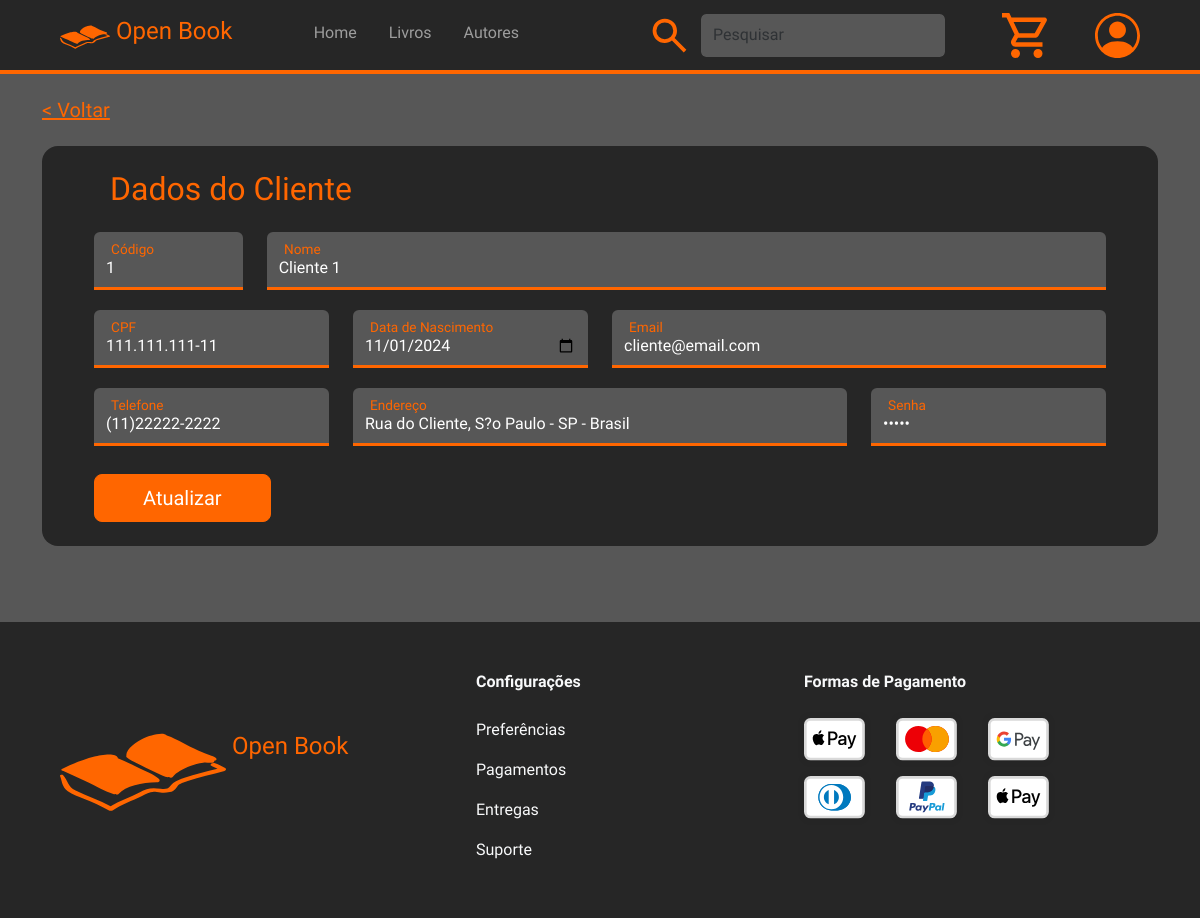
The app's page /views/formClienteUpdDlt.php?acao=upd&codCliente=1 with its own data.
### tables this page shows
CREATE TABLE `cliente` (
  `cod_cliente` int(11) NOT NULL,
  `nome_cliente` varchar(60) NOT NULL,
  `cpf_cliente` varchar(15) NOT NULL,
  `data_nascimento_cliente` date NOT NULL,
  `senha_cliente` varchar(35) NOT NULL
);

CREATE TABLE `emailcliente` (
  `cod_cliente` int(11) DEFAULT NULL,
  `email_cliente` varchar(100) NOT NULL
);

CREATE TABLE `telefonecliente` (
  `cod_cliente` int(11) DEFAULT NULL,
  `telefone_cliente` varchar(20) NOT NULL
);

CREATE TABLE `enderecocliente` (
  `cod_cliente` int(11) DEFAULT NULL,
  `endereco_cliente` varchar(100) NOT NULL
);

### connection/conexao.php (called while the page is built, shortened)
<?php
    class Conexao {
        private $host = "localhost";
        private $usuario = "root";
        private $senha = "";
        private $banco = "db_livraria";
        private $conexao;
        public function __construct() {
            $this->conexao = new mysqli($this->host, $this->usuario, $this->senha, $this->banco);
        }
        public function getConexao() {
            return $this->conexao;
        }
    }
?>

### controllers/clienteController.php (called while the page is built, shortened)
<?php
require_once $_SERVER['DOCUMENT_ROOT'] . '/Projeto_Livraria_Web/src/models/cliente.php';
require_once $_SERVER['DOCUMENT_ROOT'] . '/Projeto_Livraria_Web/src/controllers/emailclienteController.php';
require_once $_SERVER['DOCUMENT_ROOT'] . '/Projeto_Livraria_Web/src/controllers/telefoneclienteController.php';
require_once $_SERVER['DOCUMENT_ROOT'] . '/Projeto_Livraria_Web/src/controllers/enderecoclienteController.php';
class ClienteController {
    private $cliente;
    public function __construct() {
        $this->cliente = new Cliente();
    }
    public function buscarPorId($codCliente){
        return $this->cliente->buscarPorId($codCliente);
    }
}
?>

### models/cliente.php (called while the page is built, shortened)
<?php
require_once $_SERVER['DOCUMENT_ROOT'] . '/Projeto_Livraria_Web/src/connection/conexao.php';
class Cliente {
    private $conexao;
    public function __construct() {
        $this->conexao = new Conexao();
    }
    public function buscarPorId($codCliente) {
        $sql = "SELECT * FROM cliente WHERE cod_cliente = ?";
        $stmt = $this->conexao->getConexao()->prepare($sql);
        $stmt->bind_param('i', $codCliente);
        $stmt->execute();
        $result = $stmt->get_result();
        return $result->fetch_assoc();
    }
}
?>

### controllers/emailclienteController.php (called while the page is built, shortened)
<?php
require_once $_SERVER['DOCUMENT_ROOT'] . '/Projeto_Livraria_Web/src/models/emailcliente.php';
class EmailClienteController {
    private $emailcliente;
    public function __construct() {
        $this->emailcliente = new EmailCliente();
    }
    public function buscarPorId($codCliente){
        return $this->emailcliente->buscarPorId($codCliente);
    }
}
?>

### models/emailcliente.php (called while the page is built, shortened)
<?php
require_once $_SERVER['DOCUMENT_ROOT'] . '/Projeto_Livraria_Web/src/connection/conexao.php';
class EmailCliente {
    private $conexao;
    public function __construct() {
        $this->conexao = new Conexao();
    }
    public function buscarPorId($codCliente) {
        $sql = "SELECT * FROM emailcliente WHERE cod_cliente = ?";
        $stmt = $this->conexao->getConexao()->prepare($sql);
        $stmt->bind_param('i', $codCliente);
        $stmt->execute();
        $result = $stmt->get_result();
        return $result->fetch_assoc();
    }
}
?>

### controllers/telefoneclienteController.php (called while the page is built, shortened)
<?php
require_once $_SERVER['DOCUMENT_ROOT'] . '/Projeto_Livraria_Web/src/models/telefonecliente.php';
class TelefoneClienteController {
    private $telefonecliente;
    public function __construct() {
        $this->telefonecliente = new TelefoneCliente();
    }
    public function buscarPorId($codCliente){
        return $this->telefonecliente->buscarPorId($codCliente);
    }
}
?>

### models/telefonecliente.php (called while the page is built, shortened)
<?php
require_once $_SERVER['DOCUMENT_ROOT'] . '/Projeto_Livraria_Web/src/connection/conexao.php';
class TelefoneCliente {
    private $conexao;
    public function __construct() {
        $this->conexao = new Conexao();
    }
    public function buscarPorId($codCliente) {
        $sql = "SELECT * FROM telefonecliente WHERE cod_cliente = ?";
        $stmt = $this->conexao->getConexao()->prepare($sql);
        $stmt->bind_param('i', $codCliente);
        $stmt->execute();
        $result = $stmt->get_result();
        return $result->fetch_assoc();
    }
}
?>

### controllers/enderecoclienteController.php (called while the page is built, shortened)
<?php
require_once $_SERVER['DOCUMENT_ROOT'] . '/Projeto_Livraria_Web/src/models/enderecocliente.php';
class EnderecoClienteController {
    private $enderecocliente;
    public function __construct() {
        $this->enderecocliente = new EnderecoCliente();
    }
    public function buscarPorId($codCliente){
        return $this->enderecocliente->buscarPorId($codCliente);
    }
}
?>

### models/enderecocliente.php (called while the page is built, shortened)
<?php
require_once $_SERVER['DOCUMENT_ROOT'] . '/Projeto_Livraria_Web/src/connection/conexao.php';
class EnderecoCliente {
    private $conexao;
    public function __construct() {
        $this->conexao = new Conexao();
    }
    public function buscarPorId($codCliente) {
        $sql = "SELECT * FROM enderecocliente WHERE cod_cliente = ?";
        $stmt = $this->conexao->getConexao()->prepare($sql);
        $stmt->bind_param('i', $codCliente);
        $stmt->execute();
        $result = $stmt->get_result();
        return $result->fetch_assoc();
    }
}
?>

### views/formClienteUpdDlt.php (the view, shortened to what this page needs)
<?php
require_once $_SERVER['DOCUMENT_ROOT'] . '/Projeto_Livraria_Web/src/controllers/clienteController.php';
require_once $_SERVER['DOCUMENT_ROOT'] . '/Projeto_Livraria_Web/src/controllers/emailclienteController.php';
require_once $_SERVER['DOCUMENT_ROOT'] . '/Projeto_Livraria_Web/src/controllers/telefoneclienteController.php';
require_once $_SERVER['DOCUMENT_ROOT'] . '/Projeto_Livraria_Web/src/controllers/enderecoclienteController.php';
switch ($_GET['acao']) {
    case "upd":
        $act = "atualizar";
        break;
}
?>
<!DOCTYPE html>
<html lang="en">
<head>
    <link rel="stylesheet" href="../assets/scss/main.css">
    <link rel="stylesheet" href="../assets/scss/mensagemErro.css">
</head>
<body class="background-dark-light">
    <?php require_once '../components/header.php'; ?>
    <div class="container w-100 mx-auto mt-4">
        <h5><a href="javascript:history.back()" class="link-warning">
                < Voltar</a>
        </h5>
        <div class="border-warning bg-dark text-white mx-auto p-4 rounded-4 order-1 order-lg-2 mt-4">
            <?php
            $clienteController = new ClienteController();
            $cliente = $clienteController->buscarPorId($_GET['codCliente']);
            $emailclienteController = new EmailClienteController();
            $emailcliente = $emailclienteController->buscarPorId($_GET['codCliente']);
            $telefoneclienteController = new TelefoneClienteController();
            $telefonecliente = $telefoneclienteController->buscarPorId($_GET['codCliente']);
            $enderecoclienteController = new EnderecoClienteController();
            $enderecocliente = $enderecoclienteController->buscarPorId($_GET['codCliente']);
            ?>
            <form id="clienteForm" method="POST" action="<?php echo "../controllers/clienteController.php?acao=" . $act ?>" class="row row-cols-1 row-cols-md-2 text-start mx-md-3">
                <h2 class="text-warning ms-md-3 mb-4 w-100">Dados do Cliente</h2>
                <div class="col-md-2 form-floating col mb-3">
                    <input type="number" class="form-control text-white background-dark-light border-bottom border-top-0 border-start-0 border-end-0 border-3 rounded-bottom-0 border-warning me-2" id="codigo" name="codigo" placeholder="Código" readonly value="<?php echo $cliente['cod_cliente']; ?>">
                    <label for="codigo" class="text-warning ms-3">Código</label>
                </div>
                <div class="col-md-10 form-floating col mb-3">
                    <input type="text" class="form-control text-white background-dark-light border-bottom border-top-0 border-start-0 border-end-0 border-3 rounded-bottom-0 border-warning me-2" id="nome" name="nome" placeholder="Nome" maxlength="60" required value="<?php echo $cliente['nome_cliente']; ?>">
                    <label for="nome" class="text-warning ms-3">Nome</label>
                </div>
                <div class="col-md-3 form-floating col mb-3">
                    <input type="text" class="form-control text-white background-dark-light border-bottom border-top-0 border-start-0 border-end-0 border-3 rounded-bottom-0 border-warning me-2" id="cpf" name="cpf" placeholder="CPF" maxlength="15" required value="<?php echo $cliente['cpf_cliente']; ?>">
                    <label for="cpf" class="text-warning ms-3">CPF</label>
                </div>
                <div class=" col-md-3 form-floating col mb-3">
                    <input type="date" class="form-control text-white background-dark-light border-bottom border-top-0 border-start-0 border-end-0 border-3 rounded-bottom-0 border-warning me-2" id="datanasc" name="datanasc" placeholder="Data de Nascimento" required value="<?php echo $cliente['data_nascimento_cliente']; ?>">
                    <label for="datanasc" class="text-warning ms-3">Data de Nascimento</label>
                </div>
                <div class="col-md-6 form-floating col mb-3">
                    <input type="email" class="form-control text-white background-dark-light border-bottom border-top-0 border-start-0 border-end-0 border-3 rounded-bottom-0 border-warning me-2" id="email" name="email" placeholder="Email" maxlength="100" required value="<?php echo $emailcliente['email_cliente']; ?>">
                    <label for="email" class="text-warning ms-3">Email</label>
                </div>
                <div class="col-md-3 form-floating col mb-3">
                    <input type="text" class="form-control text-white background-dark-light border-bottom border-top-0 border-start-0 border-end-0 border-3 rounded-bottom-0 border-warning me-2" id="telefone" name="telefone" placeholder="Telefone" maxlength="15" required value="<?php echo $telefonecliente['telefone_cliente']; ?>">
                    <label for="telefone" class="text-warning ms-3">Telefone</label>
                </div>
                <div class="col-md-6 form-floating col mb-3">
                    <input type="text" class="form-control text-white background-dark-light border-bottom border-top-0 border-start-0 border-end-0 border-3 rounded-bottom-0 border-warning me-2" id="endereco" name="endereco" placeholder="Endereço" maxlength="100" required value="<?php echo $enderecocliente['endereco_cliente']; ?>">
                    <label for="endereco" class="text-warning ms-3">Endereço</label>
                </div>
                <div class="col-md-3 form-floating col mb-4">
                    <input type="password" class="form-control text-white background-dark-light border-bottom border-top-0 border-start-0 border-end-0 border-3 rounded-bottom-0 border-warning me-2" id="senha" name="senha" placeholder="Senha" maxlength="35" required value="<?php echo $cliente['senha_cliente']; ?>">
                    <label for="senha" class="text-warning ms-3">Senha</label>
                </div>
                <div class="w-100 text-center text-md-start">
                    <button type="submit" class="btn btn-warning btn-lg text-white text-center px-5"
                        <?php
                        if ($_GET['acao'] == "crt" || $_GET['acao'] == "dlt") {
                            echo "hidden";
                        }
                        ?>>Atualizar</button>
                </div>
            </form>
        </div>
    </div>
    <div class="w-100 mt-1 pt-4">
        <?php require_once '../components/footer.php'; ?>
    </div>
</body>
</html>

### records on screen
cliente: codigo "1", nome "Cliente 1", cpf "111.111.111-11", datanasc "11/01/2024"
emailcliente: email "cliente@email.com"
telefonecliente: telefone "(11)22222-2222"
enderecocliente: endereco "Rua do Cliente, S?o Paulo - SP - Brasil"
